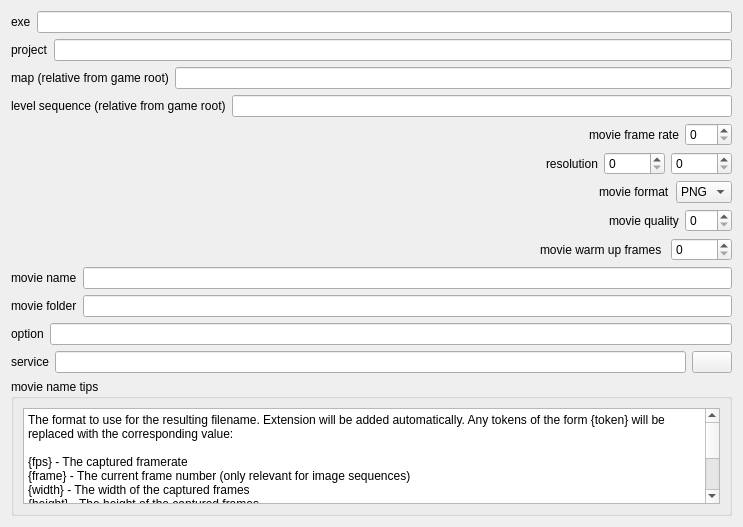
<?xml version="1.0" encoding="UTF-8"?>
<ui version="4.0">
 <class>TaskUnrealWidget</class>
 <widget class="QWidget" name="TaskUnrealWidget">
  <property name="geometry">
   <rect>
    <x>0</x>
    <y>0</y>
    <width>743</width>
    <height>527</height>
   </rect>
  </property>
  <property name="acceptDrops">
   <bool>true</bool>
  </property>
  <property name="windowTitle">
   <string>Form</string>
  </property>
  <layout class="QVBoxLayout" name="verticalLayout">
   <item>
    <layout class="QHBoxLayout" name="horizontalLayout">
     <item>
      <widget class="QLabel" name="label">
       <property name="text">
        <string>exe</string>
       </property>
      </widget>
     </item>
     <item>
      <widget class="QLineEdit" name="lineEditExe"/>
     </item>
    </layout>
   </item>
   <item>
    <layout class="QHBoxLayout" name="horizontalLayout_2">
     <item>
      <widget class="QLabel" name="label_2">
       <property name="text">
        <string>project</string>
       </property>
      </widget>
     </item>
     <item>
      <widget class="QLineEdit" name="lineEditProj"/>
     </item>
    </layout>
   </item>
   <item>
    <layout class="QHBoxLayout" name="horizontalLayout_3">
     <item>
      <widget class="QLabel" name="label_3">
       <property name="text">
        <string>map (relative from game root)</string>
       </property>
      </widget>
     </item>
     <item>
      <widget class="QLineEdit" name="lineEditMap"/>
     </item>
    </layout>
   </item>
   <item>
    <layout class="QHBoxLayout" name="horizontalLayout_4">
     <item>
      <widget class="QLabel" name="label_4">
       <property name="text">
        <string>level sequence (relative from game root)</string>
       </property>
      </widget>
     </item>
     <item>
      <widget class="QLineEdit" name="lineEditLevelSequence"/>
     </item>
    </layout>
   </item>
   <item>
    <layout class="QHBoxLayout" name="horizontalLayout_13">
     <item>
      <spacer name="horizontalSpacer_5">
       <property name="orientation">
        <enum>Qt::Horizontal</enum>
       </property>
       <property name="sizeHint" stdset="0">
        <size>
         <width>40</width>
         <height>20</height>
        </size>
       </property>
      </spacer>
     </item>
     <item>
      <widget class="QLabel" name="label_12">
       <property name="text">
        <string>movie frame rate</string>
       </property>
      </widget>
     </item>
     <item>
      <widget class="QSpinBox" name="spinBoxMovieFrameRate">
       <property name="maximum">
        <number>240</number>
       </property>
      </widget>
     </item>
    </layout>
   </item>
   <item>
    <layout class="QHBoxLayout" name="horizontalLayout_5">
     <item>
      <spacer name="horizontalSpacer">
       <property name="orientation">
        <enum>Qt::Horizontal</enum>
       </property>
       <property name="sizeHint" stdset="0">
        <size>
         <width>40</width>
         <height>20</height>
        </size>
       </property>
      </spacer>
     </item>
     <item>
      <widget class="QLabel" name="label_6">
       <property name="text">
        <string>resolution</string>
       </property>
      </widget>
     </item>
     <item>
      <widget class="QSpinBox" name="spinBoxResX">
       <property name="maximum">
        <number>20000</number>
       </property>
      </widget>
     </item>
     <item>
      <widget class="QSpinBox" name="spinBoxResY">
       <property name="maximum">
        <number>20000</number>
       </property>
      </widget>
     </item>
    </layout>
   </item>
   <item>
    <layout class="QHBoxLayout" name="horizontalLayout_6">
     <item>
      <spacer name="horizontalSpacer_2">
       <property name="orientation">
        <enum>Qt::Horizontal</enum>
       </property>
       <property name="sizeHint" stdset="0">
        <size>
         <width>40</width>
         <height>20</height>
        </size>
       </property>
      </spacer>
     </item>
     <item>
      <widget class="QLabel" name="label_5">
       <property name="text">
        <string>movie format</string>
       </property>
      </widget>
     </item>
     <item>
      <widget class="QComboBox" name="comboBoxMovieFormat">
       <item>
        <property name="text">
         <string>PNG</string>
        </property>
       </item>
       <item>
        <property name="text">
         <string>JPG</string>
        </property>
       </item>
       <item>
        <property name="text">
         <string>BMP</string>
        </property>
       </item>
      </widget>
     </item>
    </layout>
   </item>
   <item>
    <layout class="QHBoxLayout" name="horizontalLayout_7">
     <item>
      <spacer name="horizontalSpacer_3">
       <property name="orientation">
        <enum>Qt::Horizontal</enum>
       </property>
       <property name="sizeHint" stdset="0">
        <size>
         <width>40</width>
         <height>20</height>
        </size>
       </property>
      </spacer>
     </item>
     <item>
      <widget class="QLabel" name="label_7">
       <property name="text">
        <string>movie quality</string>
       </property>
      </widget>
     </item>
     <item>
      <widget class="QSpinBox" name="spinBoxMovieQuality">
       <property name="maximum">
        <number>100</number>
       </property>
      </widget>
     </item>
    </layout>
   </item>
   <item>
    <layout class="QHBoxLayout" name="horizontalLayout_8">
     <item>
      <spacer name="horizontalSpacer_4">
       <property name="orientation">
        <enum>Qt::Horizontal</enum>
       </property>
       <property name="sizeHint" stdset="0">
        <size>
         <width>40</width>
         <height>20</height>
        </size>
       </property>
      </spacer>
     </item>
     <item>
      <widget class="QLabel" name="label_8">
       <property name="text">
        <string>movie warm up frames </string>
       </property>
      </widget>
     </item>
     <item>
      <widget class="QSpinBox" name="spinBoxMovieWarmupFrames">
       <property name="maximum">
        <number>10000</number>
       </property>
      </widget>
     </item>
    </layout>
   </item>
   <item>
    <layout class="QHBoxLayout" name="horizontalLayout_9">
     <item>
      <widget class="QLabel" name="label_9">
       <property name="text">
        <string>movie name</string>
       </property>
      </widget>
     </item>
     <item>
      <widget class="QLineEdit" name="lineEditMovieName"/>
     </item>
    </layout>
   </item>
   <item>
    <layout class="QHBoxLayout" name="horizontalLayout_10">
     <item>
      <widget class="QLabel" name="label_10">
       <property name="text">
        <string>movie folder</string>
       </property>
      </widget>
     </item>
     <item>
      <widget class="QLineEdit" name="lineEditMovieForder"/>
     </item>
    </layout>
   </item>
   <item>
    <layout class="QHBoxLayout" name="horizontalLayout_11">
     <item>
      <widget class="QLabel" name="label_11">
       <property name="text">
        <string>option</string>
       </property>
      </widget>
     </item>
     <item>
      <widget class="QLineEdit" name="lineEditOption"/>
     </item>
    </layout>
   </item>
   <item>
    <layout class="QHBoxLayout" name="horizontalLayout_14">
     <item>
      <widget class="QLabel" name="label_13">
       <property name="text">
        <string>service</string>
       </property>
      </widget>
     </item>
     <item>
      <widget class="QLineEdit" name="lineEditServiceKey"/>
     </item>
     <item>
      <widget class="QPushButton" name="pushButtonServiceKey">
       <property name="text">
        <string/>
       </property>
      </widget>
     </item>
    </layout>
   </item>
   <item>
    <widget class="QGroupBox" name="groupBox">
     <property name="title">
      <string>movie name tips</string>
     </property>
     <layout class="QHBoxLayout" name="horizontalLayout_12">
      <item>
       <widget class="QTextEdit" name="textEdit">
        <property name="readOnly">
         <bool>true</bool>
        </property>
        <property name="html">
         <string>&lt;!DOCTYPE HTML PUBLIC &quot;-//W3C//DTD HTML 4.0//EN&quot; &quot;http://www.w3.org/TR/REC-html40/strict.dtd&quot;&gt;
&lt;html&gt;&lt;head&gt;&lt;meta name=&quot;qrichtext&quot; content=&quot;1&quot; /&gt;&lt;style type=&quot;text/css&quot;&gt;
p, li { white-space: pre-wrap; }
&lt;/style&gt;&lt;/head&gt;&lt;body style=&quot; font-family:'MS UI Gothic'; font-size:9pt; font-weight:400; font-style:normal;&quot;&gt;
&lt;p style=&quot; margin-top:0px; margin-bottom:0px; margin-left:0px; margin-right:0px; -qt-block-indent:0; text-indent:0px;&quot;&gt;The format to use for the resulting filename. Extension will be added automatically. Any tokens of the form {token} will be replaced with the corresponding value:&lt;/p&gt;
&lt;p style=&quot;-qt-paragraph-type:empty; margin-top:0px; margin-bottom:0px; margin-left:0px; margin-right:0px; -qt-block-indent:0; text-indent:0px;&quot;&gt;&lt;br /&gt;&lt;/p&gt;
&lt;p style=&quot; margin-top:0px; margin-bottom:0px; margin-left:0px; margin-right:0px; -qt-block-indent:0; text-indent:0px;&quot;&gt;{fps} - The captured framerate&lt;/p&gt;
&lt;p style=&quot; margin-top:0px; margin-bottom:0px; margin-left:0px; margin-right:0px; -qt-block-indent:0; text-indent:0px;&quot;&gt;{frame} - The current frame number (only relevant for image sequences)&lt;/p&gt;
&lt;p style=&quot; margin-top:0px; margin-bottom:0px; margin-left:0px; margin-right:0px; -qt-block-indent:0; text-indent:0px;&quot;&gt;{width} - The width of the captured frames&lt;/p&gt;
&lt;p style=&quot; margin-top:0px; margin-bottom:0px; margin-left:0px; margin-right:0px; -qt-block-indent:0; text-indent:0px;&quot;&gt;{height} - The height of the captured frames&lt;/p&gt;
&lt;p style=&quot; margin-top:0px; margin-bottom:0px; margin-left:0px; margin-right:0px; -qt-block-indent:0; text-indent:0px;&quot;&gt;{world} - The name of the current world&lt;/p&gt;
&lt;p style=&quot; margin-top:0px; margin-bottom:0px; margin-left:0px; margin-right:0px; -qt-block-indent:0; text-indent:0px;&quot;&gt;{quality} - The name of the current wolrd&lt;/p&gt;
&lt;p style=&quot; margin-top:0px; margin-bottom:0px; margin-left:0px; margin-right:0px; -qt-block-indent:0; text-indent:0px;&quot;&gt;{material} - The image compression quality setting&lt;/p&gt;
&lt;p style=&quot; margin-top:0px; margin-bottom:0px; margin-left:0px; margin-right:0px; -qt-block-indent:0; text-indent:0px;&quot;&gt;{shot} - The name of the level sequence asset shot being played&lt;/p&gt;
&lt;p style=&quot; margin-top:0px; margin-bottom:0px; margin-left:0px; margin-right:0px; -qt-block-indent:0; text-indent:0px;&quot;&gt;{camera} - The name of the current camera&lt;/p&gt;&lt;/body&gt;&lt;/html&gt;</string>
        </property>
       </widget>
      </item>
     </layout>
    </widget>
   </item>
   <item>
    <spacer name="verticalSpacer">
     <property name="orientation">
      <enum>Qt::Vertical</enum>
     </property>
     <property name="sizeHint" stdset="0">
      <size>
       <width>20</width>
       <height>40</height>
      </size>
     </property>
    </spacer>
   </item>
  </layout>
 </widget>
 <resources/>
 <connections/>
</ui>
